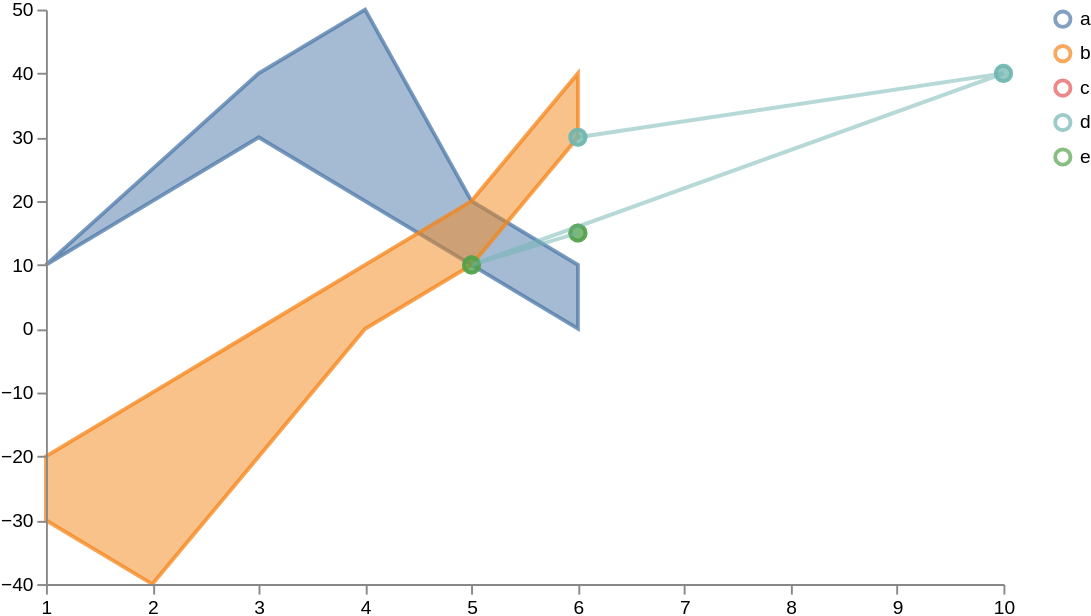

Vega-Lite specification for this chart:
### Vega specification from a JSON file in a GitHub repository (floating-point values rounded to 4 significant figures)
{"$schema": "https://vega.github.io/schema/vega/v5.json", "width": 500, "height": 300, "scales": [{"name": "xscale", "type": "linear", "range": "width", "zero": false, "domain": {"fields": [{"data": "distributions", "field": "timepoint_id"}, {"data": "traces", "field": "timepoint_id"}, {"data": "points", "field": "timepoint_id"}]}}, {"name": "yscale", "type": "linear", "range": "height", "nice": true, "zero": true, "domain": {"fields": [{"data": "distributions", "field": "lower"}, {"data": "distributions", "field": "upper"}, {"data": "traces", "field": "value"}, {"data": "points", "field": "value"}]}}, {"name": "color", "type": "ordinal", "range": "category", "domain": {"fields": [{"data": "distributions", "field": "trajectory"}, {"data": "traces", "field": "trajectory"}, {"data": "points", "field": "trajectory"}]}}], "axes": [{"orient": "bottom", "scale": "xscale", "zindex": 100}, {"orient": "left", "scale": "yscale", "zindex": 100}], "signals": [{"name": "clear", "value": true, "on": [{"events": "mouseup[!event.item]", "update": "true", "force": true}]}, {"name": "shift", "value": false, "on": [{"events": "@legendSymbol:click, @legendLabel:click", "update": "event.shiftKey", "force": true}]}, {"name": "clicked", "value": null, "on": [{"events": "@legendSymbol:click, @legendLabel:click", "update": "{value: datum.value}", "force": true}]}], "legends": [{"stroke": "color", "encode": {"symbols": {"name": "legendSymbol", "interactive": true, "update": {"fill": {"value": "transparent"}, "strokeWidth": {"value": 2}, "opacity": [{"test": "!length(data('selected')) || indata('selected', 'value', datum.value)", "value": 0.7}, {"value": 0.15}], "size": {"value": 64}}}, "labels": {"name": "legendLabel", "interactive": true, "update": {"opacity": [{"test": "!length(data('selected')) || indata('selected', 'value', datum.value)", "value": 1}, {"value": 0.25}]}}}}], "marks": [{"type": "group", "zindex": 3, "from": {"facet": {"name": "points_split", "data": "points", "groupby": "trajectory"}}, "marks": [{"type": "symbol", "name": "_points", "from": {"data": "points"}, "zindex": 3, "encode": {"update": {"x": {"scale": "xscale", "field": "timepoint_id"}, "y": {"scale": "yscale", "field": "value"}, "strokeWidth": {"value": 2}, "fill": {"scale": "color", "field": "trajectory"}, "stroke": {"scale": "color", "field": "trajectory"}, "fillOpacity": [{"test": "!length(data('selected')) || indata('selected', 'value', datum.trajectory)", "value": 0.5}, {"value": 0.15}], "strokeOpacity": [{"test": "!length(data('selected')) || indata('selected', 'value', datum.trajectory)", "value": 0.75}, {"value": 0.15}]}, "hover": {"fillOpacity": {"value": 0.9}}}}, {"type": "line", "name": "_points_line", "from": {"data": "points"}, "zindex": 3, "encode": {"update": {"x": {"scale": "xscale", "field": "timepoint_id"}, "y": {"scale": "yscale", "field": "value"}, "strokeWidth": {"value": 2}, "stroke": {"scale": "color", "field": "trajectory"}, "interpolate": {"value": "linear"}, "strokeOpacity": [{"test": "!length(data('selected')) || indata('selected', 'value', datum.trajectory)", "value": 0.3}, {"value": 0.1}]}, "hover": {"fillOpacity": {"value": 0.9}}}}]}, {"type": "group", "zindex": 2, "from": {"facet": {"name": "traces_split", "data": "traces", "groupby": "trajectory"}}, "marks": [{"type": "line", "name": "_traces", "from": {"data": "traces_split"}, "encode": {"update": {"x": {"scale": "xscale", "field": "timepoint_id"}, "y": {"scale": "yscale", "field": "value"}, "strokeWidth": {"value": 2}, "stroke": {"scale": "color", "field": "trajectory"}, "interpolate": {"value": "linear"}, "strokeOpacity": [{"test": "!length(data('selected')) || indata('selected', 'value', datum.trajectory)", "value": 0.75}, {"value": 0.15}]}, "hover": {"fillOpacity": {"value": 0.9}}}}]}, {"type": "group", "name": "_distributions", "zindex": 1, "from": {"facet": {"name": "trajectory_split", "data": "distributions", "groupby": "trajectory"}}, "marks": [{"type": "area", "from": {"data": "trajectory_split"}, "encode": {"update": {"x": {"scale": "xscale", "field": "timepoint_id"}, "y": {"scale": "yscale", "field": "upper"}, "y2": {"scale": "yscale", "field": "lower"}, "interpolate": {"value": "linear"}, "strokeWidth": {"value": 2}, "fill": {"scale": "color", "field": "trajectory"}, "stroke": {"scale": "color", "field": "trajectory"}, "fillOpacity": [{"test": "!length(data('selected')) || indata('selected', 'value', datum.trajectory)", "value": 0.5}, {"value": 0.15}], "strokeOpacity": [{"test": "!length(data('selected')) || indata('selected', 'value', datum.trajectory)", "value": 0.75}, {"value": 0.15}]}, "hover": {"fillOpacity": {"value": 0.9}}}}]}], "data": [{"name": "distributions", "values": [{"timepoint_id": 1, "upper": 10, "lower": 10, "trajectory": "a"}, {"timepoint_id": 2, "upper": 20, "lower": 25, "trajectory": "a"}, {"timepoint_id": 3, "upper": 30, "lower": 40, "trajectory": "a"}, {"timepoint_id": 4, "upper": 20, "lower": 50, "trajectory": "a"}, {"timepoint_id": 5, "upper": 10, "lower": 20, "trajectory": "a"}, {"timepoint_id": 6, "upper": 0, "lower": 10, "trajectory": "a"}, {"timepoint_id": 1, "upper": -30, "lower": -20, "trajectory": "b"}, {"timepoint_id": 2, "upper": -40, "lower": -10, "trajectory": "b"}, {"timepoint_id": 3, "upper": -20, "lower": 0, "trajectory": "b"}, {"timepoint_id": 4, "upper": 0, "lower": 10, "trajectory": "b"}, {"timepoint_id": 5, "upper": 10, "lower": 20, "trajectory": "b"}, {"timepoint_id": 6, "upper": 30, "lower": 40, "trajectory": "b"}]}, {"name": "traces", "values": [{"timepoint_id": 6, "value": 30, "trajectory": "c"}, {"timepoint_id": 6, "value": 30, "trajectory": "d"}]}, {"name": "points", "values": [{"timepoint_id": 6, "value": 30, "trajectory": "d"}, {"timepoint_id": 10, "value": 40, "trajectory": "d"}, {"timepoint_id": 5, "value": 10, "trajectory": "e"}, {"timepoint_id": 6, "value": 15, "trajectory": "e"}]}, {"name": "selected", "on": [{"trigger": "clear", "remove": true}, {"trigger": "!shift", "remove": true}, {"trigger": "!shift && clicked", "insert": "clicked"}, {"trigger": "shift && clicked", "toggle": "clicked"}]}]}
